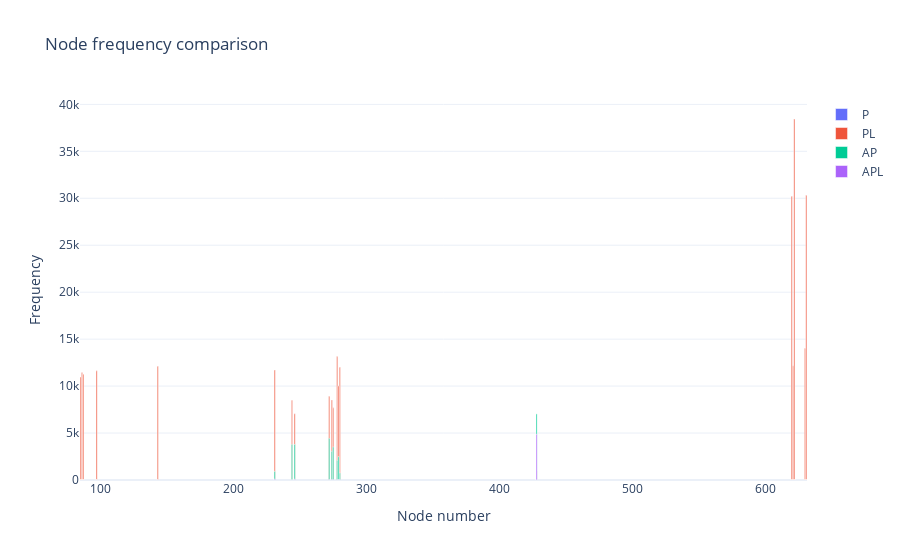

Write notebook code for a chart like this one.
### Code cell
counts_dict = {
    "P": counts_P,
    "PL": counts_PL,
    "AP": counts_AP,
    "APL": counts_APL,
}

overlay_graph_counts(counts_dict, top_n=20)

### Figure 1 — Plotly figure (JSON) as saved in the notebook; plotly's stock layout.template omitted (floating-point values rounded to 4 significant figures)
{"data": [{"name": "P", "type": "bar", "x": [622, 620, 631, 278, 630, 272, 428, 231, 280, 279, 244, 621, 143, 274, 97, 86, 87, 275, 85, 246], "y": [96.0, 112.0, 0.0, 11.0, 0.0, 39.0, 3.0, 45.0, 11.0, 8.0, 19.0, 110.0, 55.0, 31.0, 1.0, 3.0, 2.0, 29.0, 2.0, 27.0]}, {"name": "PL", "type": "bar", "x": [622, 620, 631, 278, 630, 272, 428, 231, 280, 279, 244, 621, 143, 274, 97, 86, 87, 275, 85, 246], "y": [38440.0, 30220.0, 30310.0, 13140.0, 14040.0, 8927.0, 980.0, 11710.0, 12000.0, 10020.0, 8502.0, 12170.0, 12120.0, 8531.0, 11620.0, 11440.0, 11260.0, 7682.0, 10960.0, 7055.0]}, {"name": "AP", "type": "bar", "x": [622, 620, 631, 278, 630, 272, 428, 231, 280, 279, 244, 621, 143, 274, 97, 86, 87, 275, 85, 246], "y": [0.0, 0.0, 0.0, 2076.0, 0.0, 4413.0, 7038.0, 918.0, 740.0, 2484.0, 3781.0, 0.0, 1.0, 3043.0, 0.0, 0.0, 2.0, 3505.0, 0.0, 3786.0]}, {"name": "APL", "type": "bar", "x": [622, 620, 631, 278, 630, 272, 428, 231, 280, 279, 244, 621, 143, 274, 97, 86, 87, 275, 85, 246], "y": [0.0, 0.0, 0.0, 15.0, 0.0, 29.0, 4864.0, 103.0, 16.0, 22.0, 0.0, 0.0, 0.0, 25.0, 0.0, 0.0, 0.0, 15.0, 0.0, 93.0]}], "layout": {"bargap": 0.15, "barmode": "overlay", "title": {"text": "Node frequency comparison"}, "xaxis": {"title": {"text": "Node number"}}, "yaxis": {"title": {"text": "Frequency"}}}}
